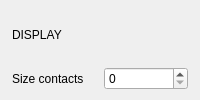
                                  <widget class="QFrame" name="cardObliqueDisplay">
                                   <property name="frameShape">
                                    <enum>QFrame::Shape::NoFrame</enum>
                                   </property>
                                   <layout class="QVBoxLayout" name="cardObliqueDisplayLayout">
                                    <property name="spacing">
                                     <number>8</number>
                                    </property>
                                    <property name="leftMargin">
                                     <number>12</number>
                                    </property>
                                    <property name="topMargin">
                                     <number>10</number>
                                    </property>
                                    <property name="rightMargin">
                                     <number>12</number>
                                    </property>
                                    <property name="bottomMargin">
                                     <number>10</number>
                                    </property>
                                    <item>
                                     <widget class="QLabel" name="lblObliqueDisplayCard">
                                      <property name="text">
                                       <string>DISPLAY</string>
                                      </property>
                                     </widget>
                                    </item>
                                    <item>
                                     <layout class="QHBoxLayout" name="horizontalLayout_60">
                                      <property name="spacing">
                                       <number>8</number>
                                      </property>
                                      <item>
                                       <widget class="QLabel" name="label_42">
                                        <property name="text">
                                         <string>Size contacts</string>
                                        </property>
                                       </widget>
                                      </item>
                                      <item>
                                       <widget class="QSpinBox" name="spinBox_obliqueSlice_SizeContacts"/>
                                      </item>
                                     </layout>
                                    </item>
                                   </layout>
                                  </widget>
